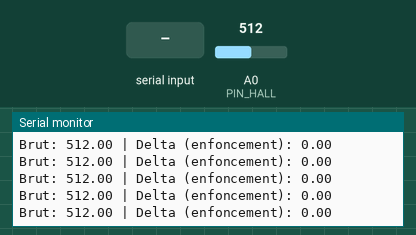
Recording of a sketch running on a simulated Arduino Uno, built with avr-gcc and run on an emulated ATmega328P. Parts: the last lines printed to the serial monitor. The inputs (shaded band) are chosen by the test bench; at power-on: A0 (PIN_HALL) = 512.

Above: at 1.7 s.
1.8 s: "z" received over Serial
At 1.83 s:
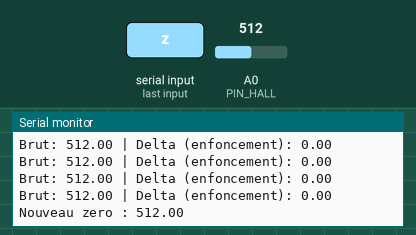
3.3 s: A0 (PIN_HALL) set to 716
At 3.34 s:
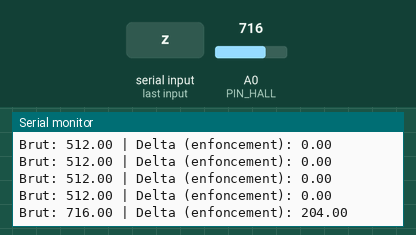
4.8 s: "Z" received over Serial
At 4.84 s:
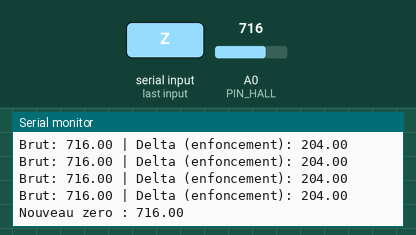
6.3 s: A0 (PIN_HALL) set to 900
At 6.35 s:
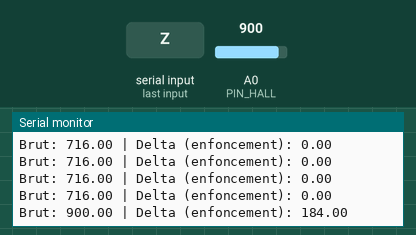
Timing chart, 0 to 8.8 s (numbered marks = the images above; inputs shaded):
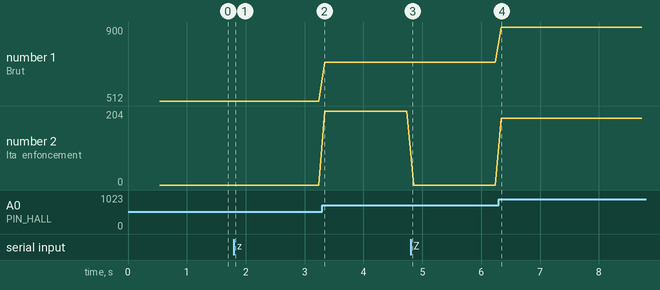

Measured:
- after the input at 1.8 s, the serial monitor: prints a new line at once (image 1)
- after the input at 3.3 s, the serial monitor: prints a new line at once (image 2)
- after the input at 4.8 s, the serial monitor: prints a new line at once (image 3)
- after the input at 6.3 s, the serial monitor: prints a new line at once (image 4)
- plotted number 1: 512 → 716 after the input at 3.3 s, 716 → 900 after the input at 6.3 s
- plotted number 2: 0 → 204 after the input at 3.3 s, 0 → 184 after the input at 6.3 s

The sketch:

CapteurHall.ino
```cpp
const int PIN_HALL = A0; // Mettre 34 sur ESP32
const int NB_ECHANTILLONS = 30;

float valeurZero = 0.0;
bool zeroCalibre = false;

float lireHallMoyen() {
  long somme = 0;
  for (int i = 0; i < NB_ECHANTILLONS; i++) {
    somme += analogRead(PIN_HALL);
    delayMicroseconds(500);
  }
  return (float)somme / (float)NB_ECHANTILLONS;
}

void setup() {
  Serial.begin(115200);
  delay(500);
  valeurZero = lireHallMoyen();
  zeroCalibre = true;
  Serial.println("Pret. Envoie 'z' pour recalibrer le zero.");
}

void loop() {
  if (Serial.available() > 0) {
    char c = Serial.read();
    if (c == 'z' || c == 'Z') {
      valeurZero = lireHallMoyen();
      zeroCalibre = true;
      Serial.print("Nouveau zero : ");
      Serial.println(valeurZero, 2);
    }
  }

  float mesure = lireHallMoyen();
  float delta = mesure - valeurZero;

  Serial.print("Brut: ");
  Serial.print(mesure, 2);
  if (zeroCalibre) {
    Serial.print(" | Delta (enfoncement): ");
    Serial.println(delta, 2);
  } else {
    Serial.println();
  }

  delay(80);
}
```
